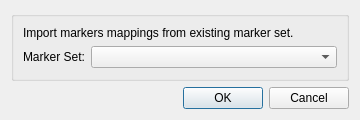
<?xml version="1.0" encoding="UTF-8"?>
<ui version="4.0">
 <class>MarkerSetImportDialog</class>
 <widget class="QDialog" name="MarkerSetImportDialog">
  <property name="geometry">
   <rect>
    <x>0</x>
    <y>0</y>
    <width>360</width>
    <height>120</height>
   </rect>
  </property>
  <property name="windowTitle">
   <string>Import Marker Set</string>
  </property>
  <layout class="QVBoxLayout" name="verticalLayout">
   <item>
    <widget class="QGroupBox" name="groupBox">
     <property name="title">
      <string/>
     </property>
     <layout class="QVBoxLayout" name="verticalLayout_2">
      <item>
       <widget class="QLabel" name="label">
        <property name="text">
         <string>Import markers mappings from existing marker set.</string>
        </property>
       </widget>
      </item>
      <item>
       <layout class="QHBoxLayout" name="horizontalLayout">
        <item>
         <widget class="QLabel" name="label_2">
          <property name="sizePolicy">
           <sizepolicy hsizetype="Maximum" vsizetype="Preferred">
            <horstretch>0</horstretch>
            <verstretch>0</verstretch>
           </sizepolicy>
          </property>
          <property name="text">
           <string>Marker Set:</string>
          </property>
         </widget>
        </item>
        <item>
         <widget class="QComboBox" name="comboBoxMarkerSet"/>
        </item>
       </layout>
      </item>
      <item>
       <spacer name="verticalSpacer">
        <property name="orientation">
         <enum>Qt::Vertical</enum>
        </property>
        <property name="sizeHint" stdset="0">
         <size>
          <width>20</width>
          <height>40</height>
         </size>
        </property>
       </spacer>
      </item>
     </layout>
    </widget>
   </item>
   <item>
    <widget class="QDialogButtonBox" name="buttonBox">
     <property name="orientation">
      <enum>Qt::Horizontal</enum>
     </property>
     <property name="standardButtons">
      <set>QDialogButtonBox::Cancel|QDialogButtonBox::Ok</set>
     </property>
    </widget>
   </item>
  </layout>
 </widget>
 <resources/>
 <connections>
  <connection>
   <sender>buttonBox</sender>
   <signal>accepted()</signal>
   <receiver>MarkerSetImportDialog</receiver>
   <slot>accept()</slot>
   <hints>
    <hint type="sourcelabel">
     <x>248</x>
     <y>254</y>
    </hint>
    <hint type="destinationlabel">
     <x>157</x>
     <y>274</y>
    </hint>
   </hints>
  </connection>
  <connection>
   <sender>buttonBox</sender>
   <signal>rejected()</signal>
   <receiver>MarkerSetImportDialog</receiver>
   <slot>reject()</slot>
   <hints>
    <hint type="sourcelabel">
     <x>316</x>
     <y>260</y>
    </hint>
    <hint type="destinationlabel">
     <x>286</x>
     <y>274</y>
    </hint>
   </hints>
  </connection>
 </connections>
</ui>
